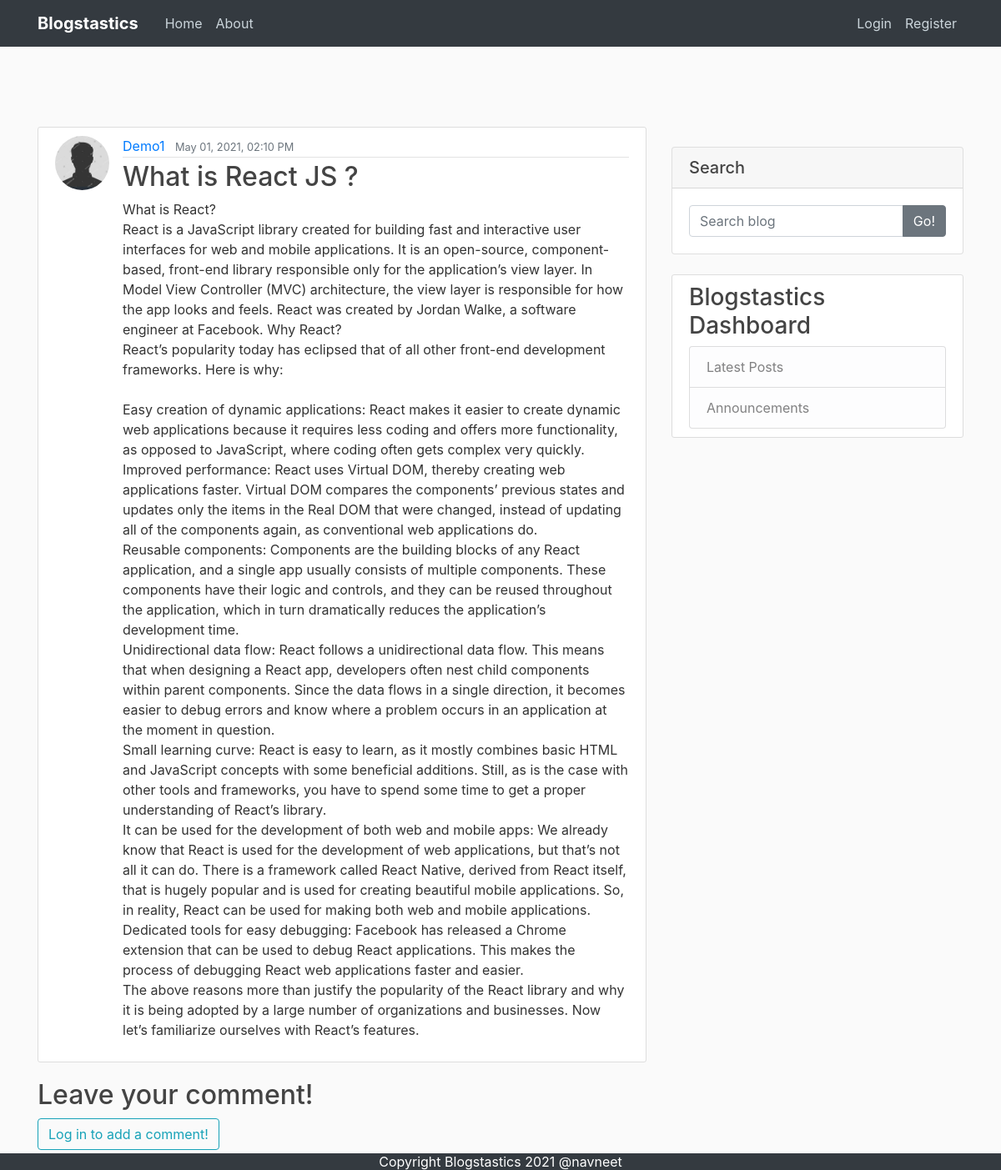
The page /post/13/ on the database its author committed.
### blog/models.py (models this page shows, shortened)
class Post(models.Model):
	title = models.CharField(max_length=100)
	content = models.TextField()
	date_posted = models.DateTimeField(default=timezone.now)
	author = models.ForeignKey(User, on_delete=models.CASCADE)

### users/models.py (models this page shows, shortened)
class Profile(models.Model):
    user = models.OneToOneField(User, on_delete=models.CASCADE)  # cascade: if user is deleted, delete the profile
    image = models.ImageField(default='default.jpg', upload_to='profile_pics')

### blog/views.py (the view, shortened to what this page needs)
# urls.py: path('post/<int:pk>/', PostDetailView.as_view(), name='post-detail'),
class PostDetailView(DetailView):
    model = Post
    def get_context_data(self, **kwargs):
        data = super().get_context_data(**kwargs)
        comments_connected = Comment.objects.filter(blogpost_connected=self.get_object()).order_by('-date_posted')
        data['comments'] = comments_connected
        if self.request.user.is_authenticated:
            data['comment_form'] = NewCommentForm(instance=self.request.user)
        return data

### blog/templates/blog/post_detail.html (shortened to what this page needs)
{% extends "blog/base.html" %}
{% load crispy_forms_tags %}
{% block content %}
	<article class="media content-section">
	  <img class="rounded-circle article-img" src="{{ object.author.profile.image.url }}">
	  <div class="media-body">
		<div class="article-metadata">
		  <a class="mr-2" href="#">{{ object.author }}</a>
		  <small class="text-muted">{{ object.date_posted|date:"F d, Y, h:i A" }}</small>
		</div>
		<h2 class="article-title">{{ object.title }}</h2>
		<p class="article-content">{{ object.content }}</p>
	  </div>
	</article>
	<h2>Leave your comment!</h2>
	<div id="comments-section">
		{% if user.is_authenticated %}
		<form method="POST">
			{% csrf_token %}
			<fieldset class="form-group">
                {{ comment_form|crispy }}
			</fieldset>
			<div class="form-group">
                <button class="btn btn-outline-info" type="submit">Add Comment</button>
            </div>
		</form>
		{% else %}
		<a class="btn btn-outline-info" href="{% url 'login' %}?next={{request.path}}">Log in to add a comment!</a><br>
		{% endif %}
		{% if comments %}
		  <strong class="text-secondary">{{ object.number_of_comments }} Comment{{ object.number_of_comments|pluralize }}</strong>
		  <hr>
		  <ul>
			{% for comment in comments %}
			<li>
			 <div>
				<span>
				  <strong class="text-info">{{ comment.author }} </strong>
				  <small class="text-muted">{{ comment.date_posted }}</small>
				</span>
				<p>
				  {{ comment.content|safe }}
				</p>
			  </div>
			</li>
			{% endfor %}
		  </ul>
		  {% else %}
			<strong class="text-secondary">No comments yet...</strong>
		  {% endif %}
	</div>
{% endblock content %}

### static/main.css (style rules this page uses)
body { background: #fafafa; color: #333333; margin-top: 5rem; }
h1, h2, h3, h4, h5, h6 { color: #444444; }
.content-section { background: #ffffff; padding: 10px 20px; border: 1px solid #dddddd; border-radius: 3px; margin-bottom: 20px; }
.article-title { color: #444444; }
.article-content { white-space: pre-line; }
.article-img { height: 65px; width: 65px; margin-right: 16px; }
.article-metadata { padding-bottom: 1px; margin-bottom: 4px; border-bottom: 1px solid #e3e3e3 }

### rows shown on the page
Post: author.profile.image (placeholder picture), author "Demo1", date_posted "May 01, 2021, 02:10 PM", title "What is React JS ?", content "What is React? React is a JavaScript library created for building fast and interactive user interfaces for web and mobile applications. It is an open-source, component-based, front-end library responsible only for the application’s view layer. In Model View Controller (MVC) architecture, the view layer is responsible for how the app looks and feels. React was created by Jordan Walke, a software engineer at Facebook. Why React? React’s popularity today has eclipsed that of all other front-end development frameworks. Here is why: Easy creation of dynamic applications: React makes it easier to create dynamic web applications because it requires less coding and offers more functionality, as…"
